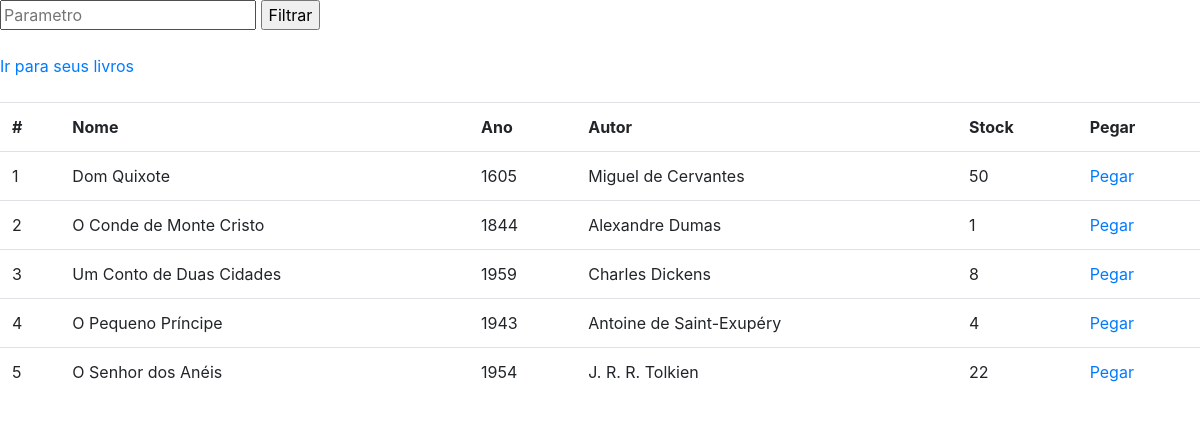
Screenshot of /Catalogo.php (signed in) with the database file from the repository.
### tables this page shows
create table livros (
    codigo integer not null auto_increment,
    nome varchar(100) not null,
    autor varchar(100) not null,
    anoDePublicacao varchar(4) not null,
    stock integer not null,
    primary key (codigo)
);

### Catalogo.php (the view, shortened to what this page needs)
<!DOCTYPE html>
<html lang="en">
<head>
<link rel="stylesheet" href="https://cdn.jsdelivr.net/npm/bootstrap@4.1.3/dist/css/bootstrap.min.css">
</head>
<body>
</body>
</html>
<form action="Catalogo.php" method = "GET">
<input type="text" name = "abc" placeholder="Parametro">
<input type="submit" value="Filtrar">
<br><br>
<a href="Inicio.php">Ir para seus livros</a>
<br><br>
</form>
<?php
if(isset($_SESSION["usuario"])) {
    if ($_SESSION["usuario"] == true) {
    $Banco = mysqli_connect("localhost","root","","Banco");
if(isset($para)) {
    $select = "select * from livros where nome like '%$para%'";
}else{
    $select = "select * from livros";
}
    $resultado = mysqli_query($Banco, $select);
    echo ("<table class = 'table'> <th scope = 'col'>#</th>
    <th scope = 'col'>Nome</th>
    <th scope = 'col'>Ano</th>
    <th scope = 'col'>Autor</th>
    <th scope = 'col'>Stock</th>
    <th scope = 'col'>Pegar</th>
           ");
        while($linha = mysqli_fetch_array($resultado)) {
            echo "<tr> <td>".$linha['codigo']."</td>";
            echo "<td>".$linha['nome']."</td>";
            echo "<td>".$linha['anoDePublicacao']."</td>";
            echo "<td>".$linha['autor']."</td>";
            echo "<td>".$linha['stock']."</td>";
            if($linha['stock'] !== "0") {
                echo "<td>"."<a href=\"LivroI.php?codigo=".$linha['codigo']."\">Pegar</a>"."</td>";
            }else{
                echo "<td>Esgotado</td>";
            }
            echo("</tr>");
        }
        echo("</table>");
}else{
    header("Location: login.php?msg=PreicaLogar");
}
}
?>

### rows the page displays
livros: codigo "1", nome "Dom Quixote", anoDePublicacao "1605", autor "Miguel de Cervantes", stock "50"
livros: codigo "2", nome "O Conde de Monte Cristo", anoDePublicacao "1844", autor "Alexandre Dumas", stock "1"
livros: codigo "3", nome "Um Conto de Duas Cidades", anoDePublicacao "1959", autor "Charles Dickens", stock "8"
livros: codigo "4", nome "O Pequeno Príncipe", anoDePublicacao "1943", autor "Antoine de Saint-Exupéry", stock "4"
livros: codigo "5", nome "O Senhor dos Anéis", anoDePublicacao "1954", autor "J. R. R. Tolkien", stock "22"
